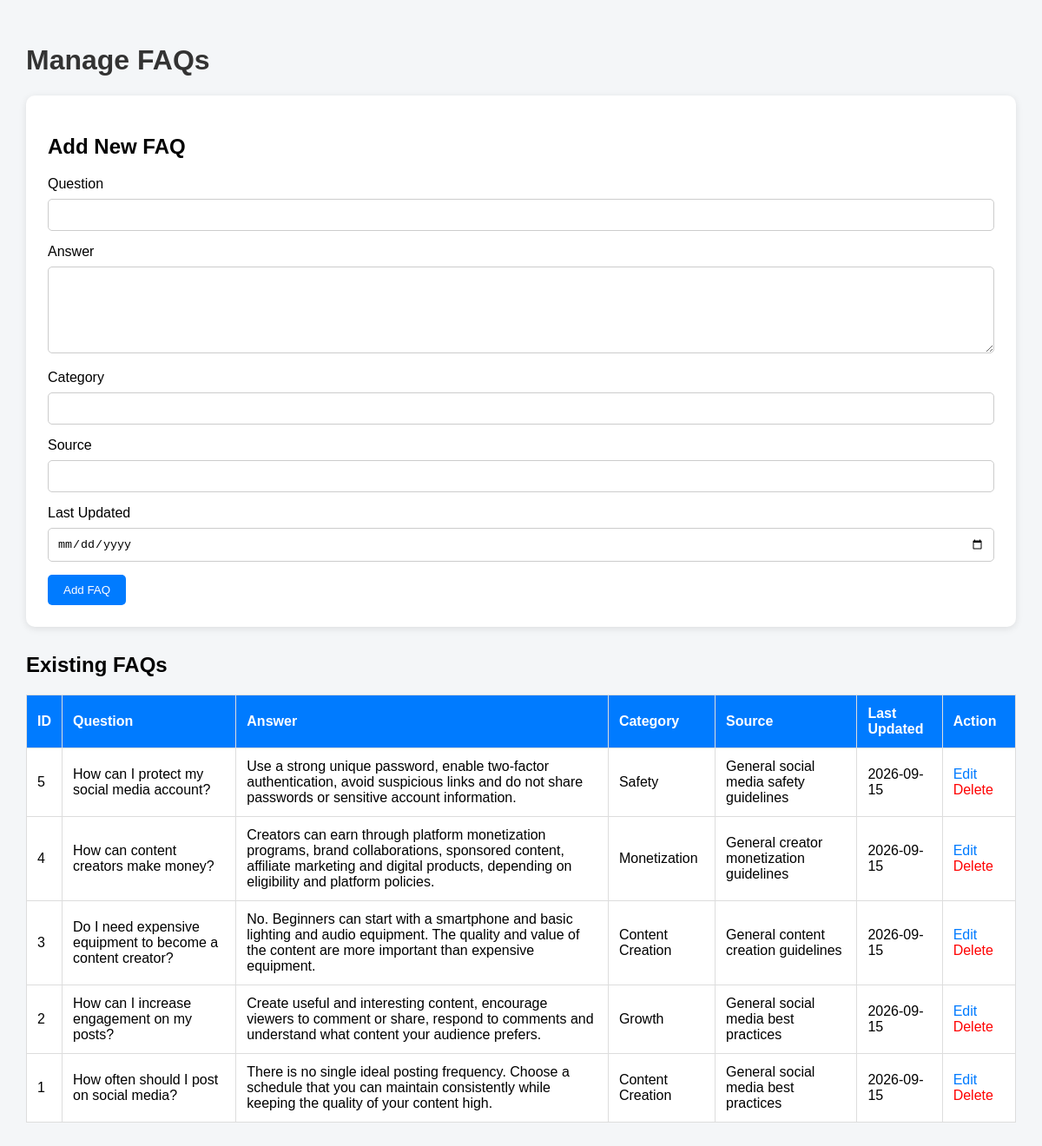
/admin/manage_faqs.php (signed in), run on the app's committed database.
### tables this page shows
CREATE TABLE `faqs` (
  `faq_id` int(11) NOT NULL,
  `question` varchar(255) NOT NULL,
  `answer` text NOT NULL,
  `category` varchar(100) NOT NULL,
  `source` varchar(255) NOT NULL,
  `last_updated` date NOT NULL
);

### admin/manage_faqs.php (the view, shortened to what this page needs)
<?php
require_once "../config/database.php";
$edit_faq = null;
$result = $conn->query("SELECT * FROM faqs ORDER BY faq_id DESC");
?>
<!DOCTYPE html>
<html lang="en">
<head>
</head>
<body>
<div class="container">
    <h1>Manage FAQs</h1>
    <div class="form-box">
        <?php if ($edit_faq): ?>
            <h2>Edit FAQ</h2>
            <form method="POST">
                <input type="hidden" name="faq_id"
                       value="<?php echo $edit_faq['faq_id']; ?>">
                <label>Question</label>
                <input type="text" name="question"
                       value="<?php echo htmlspecialchars($edit_faq['question']); ?>"
                       required>
                <label>Answer</label>
                <textarea name="answer" required><?php
                    echo htmlspecialchars($edit_faq['answer']);
                ?></textarea>
                <label>Category</label>
                <input type="text" name="category"
                       value="<?php echo htmlspecialchars($edit_faq['category']); ?>"
                       required>
                <label>Source</label>
                <input type="text" name="source"
                       value="<?php echo htmlspecialchars($edit_faq['source']); ?>"
                       required>
                <label>Last Updated</label>
                <input type="date" name="last_updated"
                       value="<?php echo $edit_faq['last_updated']; ?>"
                       required>
                <button type="submit" name="update_faq">
                    Update FAQ
                </button>
                <a href="manage_faqs.php" class="cancel">
                    Cancel
                </a>
            </form>
        <?php else: ?>
            <h2>Add New FAQ</h2>
            <form method="POST">
                <label>Question</label>
                <input type="text" name="question" required>
                <label>Answer</label>
                <textarea name="answer" required></textarea>
                <label>Category</label>
                <input type="text" name="category" required>
                <label>Source</label>
                <input type="text" name="source" required>
                <label>Last Updated</label>
                <input type="date" name="last_updated" required>
                <button type="submit" name="add_faq">
                    Add FAQ
                </button>
            </form>
        <?php endif; ?>
    </div>
    <h2>Existing FAQs</h2>
    <table>
        <tr>
            <th>ID</th>
            <th>Question</th>
            <th>Answer</th>
            <th>Category</th>
            <th>Source</th>
            <th>Last Updated</th>
            <th>Action</th>
        </tr>
        <?php while ($row = $result->fetch_assoc()): ?>
        <tr>
            <td><?php echo $row['faq_id']; ?></td>
            <td><?php echo htmlspecialchars($row['question']); ?></td>
            <td><?php echo htmlspecialchars($row['answer']); ?></td>
            <td><?php echo htmlspecialchars($row['category']); ?></td>
            <td><?php echo htmlspecialchars($row['source']); ?></td>
            <td><?php echo $row['last_updated']; ?></td>
            <td>
                <a class="edit"
                   href="manage_faqs.php?edit=<?php echo $row['faq_id']; ?>">
                    Edit
                </a>
                <a class="delete"
                   href="manage_faqs.php?delete=<?php echo $row['faq_id']; ?>"
                   onclick="return confirm('Are you sure you want to delete this FAQ?');">
                    Delete
                </a>
            </td>
        </tr>
        <?php endwhile; ?>
    </table>
</div>
</body>
</html>

### admin/manage_faqs.php (style rules this page uses)
body { font-family: Arial, sans-serif; background: #f4f6f8; margin: 0; padding: 30px; }
.container { max-width: 1200px; margin: auto; }
h1 { color: #333; }
.form-box { background: white; padding: 25px; border-radius: 10px; margin-bottom: 30px; box-shadow: 0 2px 8px rgba(0,0,0,0.1); }
input, textarea { width: 100%; padding: 10px; margin: 8px 0 15px; border: 1px solid #ccc; border-radius: 5px; box-sizing: border-box; }
textarea { min-height: 100px; }
button { background: #007bff; color: white; border: none; padding: 10px 18px; border-radius: 5px; cursor: pointer; }
table { width: 100%; border-collapse: collapse; background: white; }
th, td { padding: 12px; border: 1px solid #ddd; text-align: left; }
th { background: #007bff; color: white; }
.edit { color: #007bff; text-decoration: none; margin-right: 10px; }
.delete { color: red; text-decoration: none; }

### data on the page
faqs: faq_id "5", question "How can I protect my social media account?", answer "Use a strong unique password, enable two-factor authentication, avoid suspicious links and do not share passwords or sensitive account information.", category "Safety", source "General social media safety guidelines", last_updated "2026-09-15"
faqs: faq_id "4", question "How can content creators make money?", answer "Creators can earn through platform monetization programs, brand collaborations, sponsored content, affiliate marketing and digital products, depending on eligibility and platform policies.", category "Monetization", source "General creator monetization guidelines", last_updated "2026-09-15"
faqs: faq_id "3", question "Do I need expensive equipment to become a content creator?", answer "No. Beginners can start with a smartphone and basic lighting and audio equipment. The quality and value of the content are more important than expensive equipment.", category "Content Creation", source "General content creation guidelines", last_updated "2026-09-15"
faqs: faq_id "2", question "How can I increase engagement on my posts?", answer "Create useful and interesting content, encourage viewers to comment or share, respond to comments and understand what content your audience prefers.", category "Growth", source "General social media best practices", last_updated "2026-09-15"
faqs: faq_id "1", question "How often should I post on social media?", answer "There is no single ideal posting frequency. Choose a schedule that you can maintain consistently while keeping the quality of your content high.", category "Content Creation", source "General social media best practices", last_updated "2026-09-15"
